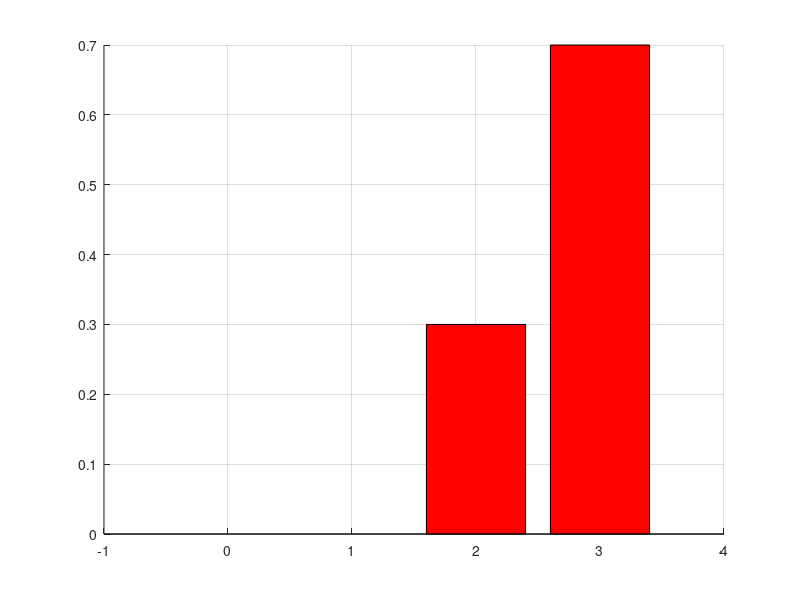

MATLAB code for this plot: (Note: this script raises an error after producing the figure.)
clear all; close all; clc;
pkg load statistics;

N = 10; % Número de realizações

for i=1 : N
    %sortear as 3 variáveis aleatórias de Bernoulli
    B = rand(1,3) < 3/4;

    % soma das 3 Bernoullis
    X(i) = sum(B);
    % mínimo das 3 Bernoullis
    Y(i) = min(B);
end

x = [0 1 2 3];
y = [0 1];

pmfXY_sim = hist3([X' Y'], {x,y})/N
pmfXY_teo = [1/64 0; 9/64 0; 27/64 0; 0 27/64]

pmfX_sim = hist(X,x)/N
pmfX_teo = [1/64 9/64 27/64 27/64 27/64]

pmfY_sim = hist(Y,y)/N
pmfY_teo = [37/67 27/64]

figure; hold on; grid on;
bar(x, pmfX_sim, 'r');
stem(x, pmfX_teo, 'b', 'LineWidth', 4);
xlabel('x'); ylabel('p_X(x)');

% falta a parte condicional

figure;
bar(y, pmfY_sim, 'y');
stem(y, pmfY_teo, 'b', 'LineWidth', 4);
xlabel('y'); ylabel('p_Y(y)');